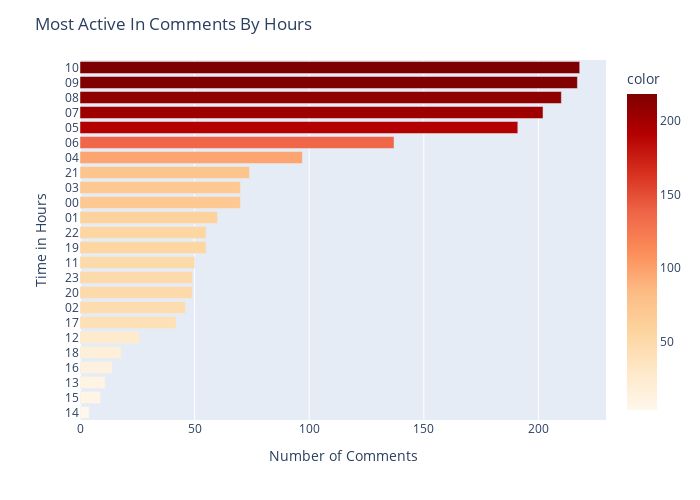

Here is the notebook cell this chart was saved with:
### Code cell
by_hours = dfTimestamp_formatted['timeByHours'].value_counts().sort_values(ascending = True)
fig = px.bar(by_hours, orientation='h', color= by_hours, color_continuous_scale='orrd')
fig.update_layout(
    title = "Most Active In Comments By Hours",
    autosize=False,
    width=700,
    height=500,
    xaxis_title="Number of Comments", 
    yaxis_title="Time in Hours"
    )
fig.show()

### Figure 1 — Plotly figure (JSON) as saved in the notebook; plotly's stock layout.template omitted (floating-point values rounded to 4 significant figures)
{"data": [{"alignmentgroup": "True", "hovertemplate": "value=%{x}<br>index=%{y}<br>color=%{marker.color}<extra></extra>", "legendgroup": "", "marker": {"color": [4, 9, 11, 14, 18, 26, 42, 46, 49, 49, 50, 55, 55, 60, 70, 70, 74, 97, 137, 191, 202, 210, 217, 218], "coloraxis": "coloraxis", "pattern": {"shape": ""}}, "name": "", "offsetgroup": "", "orientation": "h", "showlegend": false, "textposition": "auto", "type": "bar", "x": [4, 9, 11, 14, 18, 26, 42, 46, 49, 49, 50, 55, 55, 60, 70, 70, 74, 97, 137, 191, 202, 210, 217, 218], "xaxis": "x", "y": ["14", "15", "13", "16", "18", "12", "17", "02", "20", "23", "11", "19", "22", "01", "00", "03", "21", "04", "06", "05", "07", "08", "09", "10"], "yaxis": "y"}], "layout": {"autosize": false, "barmode": "relative", "coloraxis": {"colorbar": {"title": {"text": "color"}}, "colorscale": [[0, "rgb(255,247,236)"], [0.125, "rgb(254,232,200)"], [0.25, "rgb(253,212,158)"], [0.375, "rgb(253,187,132)"], [0.5, "rgb(252,141,89)"], [0.625, "rgb(239,101,72)"], [0.75, "rgb(215,48,31)"], [0.875, "rgb(179,0,0)"], [1, "rgb(127,0,0)"]]}, "height": 500, "legend": {"tracegroupgap": 0}, "margin": {"t": 60}, "title": {"text": "Most Active In Comments By Hours"}, "width": 700, "xaxis": {"anchor": "y", "domain": [0, 1], "title": {"text": "Number of Comments"}}, "yaxis": {"anchor": "x", "domain": [0, 1], "title": {"text": "Time in Hours"}}}}
